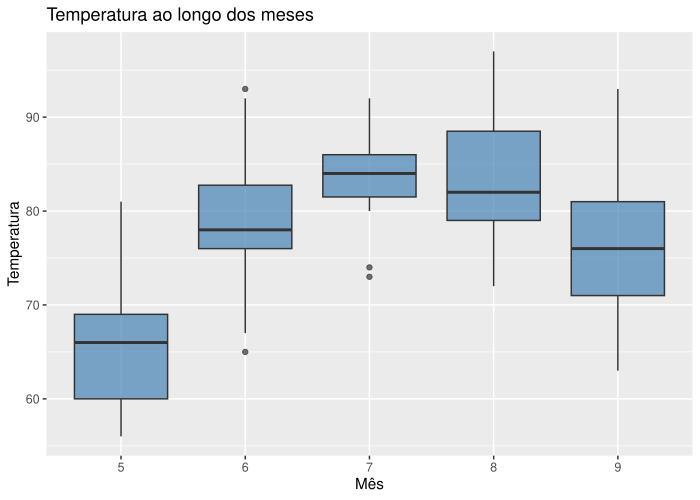

Write the R code that produced this figure.
#!/usr/bin/env Rscript

# Exercício 3 — Lista 01
# Gera figura.pdf com a variável Temp ao longo dos meses

library(ggplot2)

# Lê o arquivo CSV
dados <- read.csv("airquality.csv")

# Gráfico da variável Temp ao longo dos meses
p <- ggplot(dados, aes(x = factor(Month), y = Temp)) +
  geom_boxplot(fill = "steelblue", alpha = 0.7) +
  labs(
    x = "Mês",
    y = "Temperatura",
    title = "Temperatura ao longo dos meses"
  )

# Salva o gráfico
ggsave("figura.pdf", plot = p, width = 7, height = 5)
